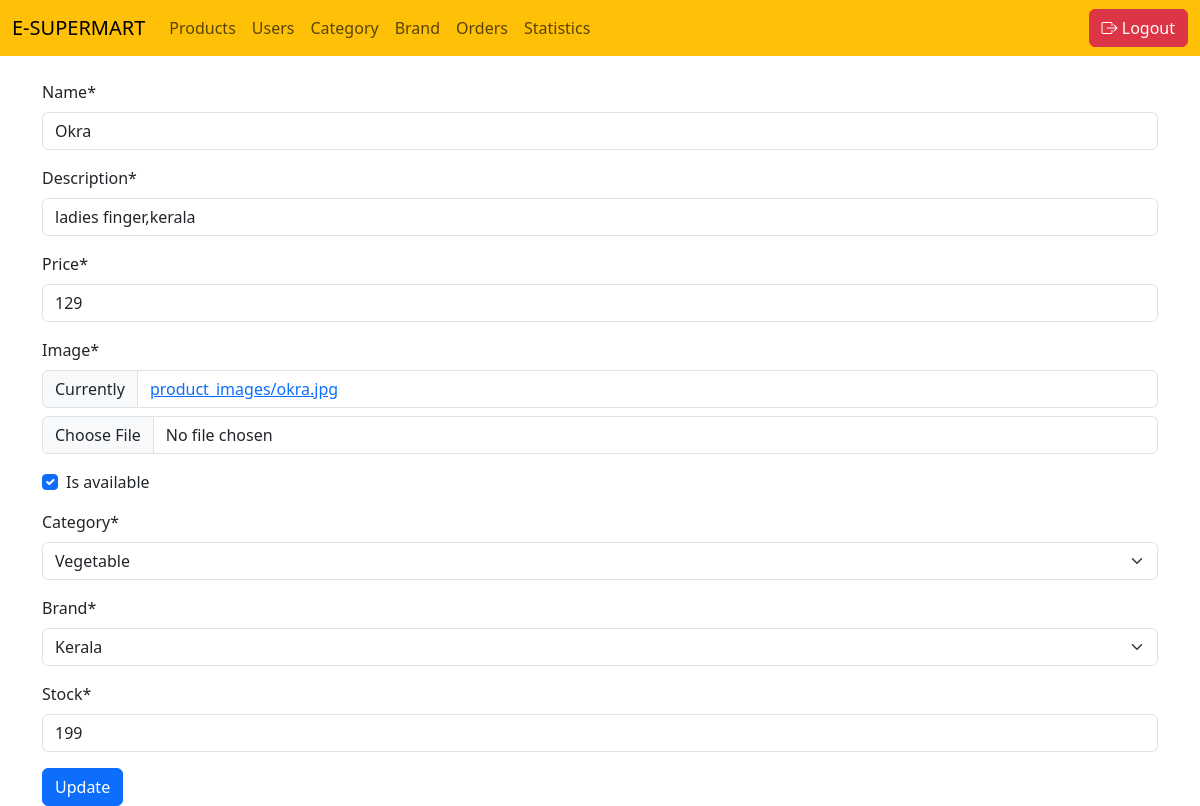
/adminpanel/edit_product/18 (signed in), run on an earlier commit of the app's database.
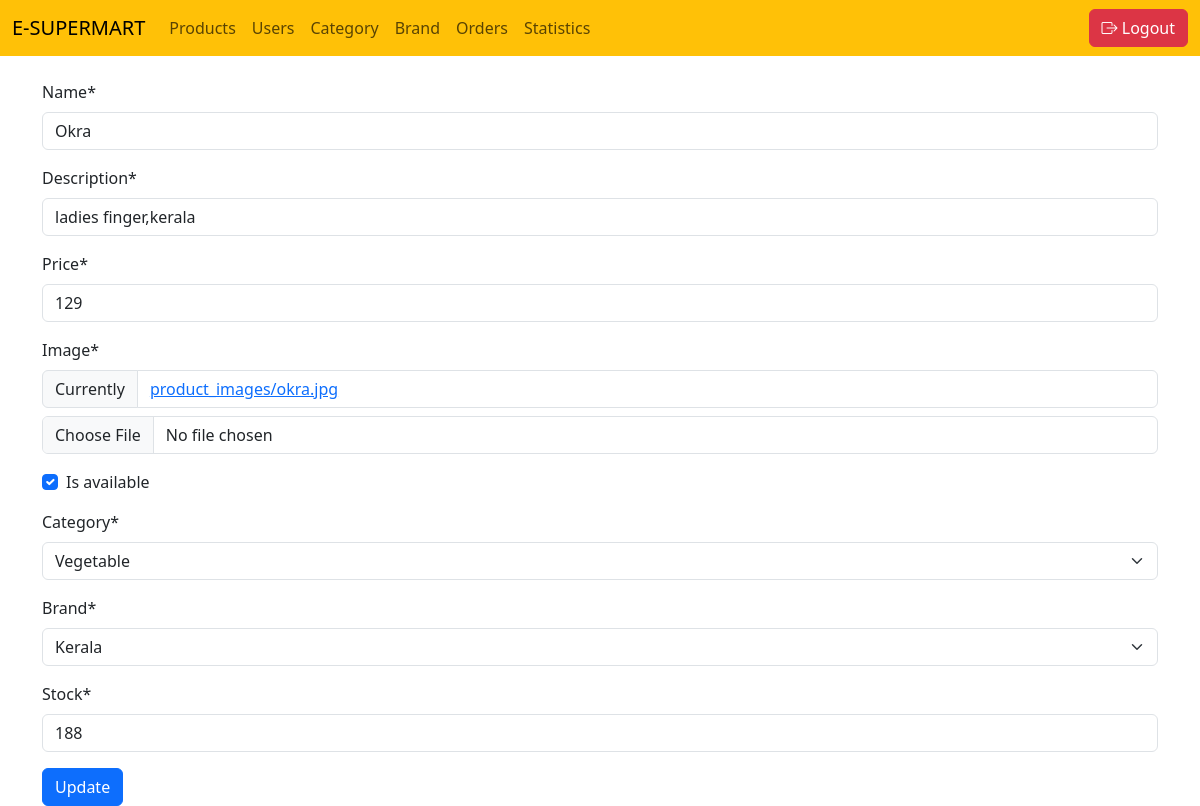
And on a later commit of the database.
### adminapp/models.py (models this page shows, shortened)
class Product(models.Model):
    name=models.CharField(max_length=50)
    description=models.CharField(max_length=100,null=False)
    price=models.IntegerField(null=False)
    image=models.ImageField(upload_to='product_images',null=False)
    is_available=models.BooleanField(default=True)
    category=models.ForeignKey(Category,on_delete=models.CASCADE,related_name='categories')
    brand=models.ForeignKey(Brand,on_delete=models.CASCADE,related_name='brands')
    created_at=models.DateTimeField(auto_now_add=True)
    stock=models.PositiveIntegerField(default=1)

class Category(models.Model):
    name=models.CharField(max_length=100)
    is_available=models.BooleanField(default=True)
    def __str__(self):
        return self.name

class Brand(models.Model):
    name=models.CharField(max_length=100)
    is_available=models.BooleanField(default=True)
    def __str__(self):
        return self.name

### adminapp/views.py (the view)
    @login_required
    def wrapper(request,*args,**kwargs):
        if not request.user.is_staff:
            return redirect('login_view')
        return fun(request,*args,**kwargs)

### adminapp/forms.py
class Product_form(ModelForm):
    class Meta:
        model=Product
        fields='__all__'

### adminapp/views.py (called while the page is built)
def admin_only(fun):
    @login_required
    def wrapper(request,*args,**kwargs):
        if not request.user.is_staff:
            return redirect('login_view')
        return fun(request,*args,**kwargs)
    return wrapper

@login_required
@admin_only
def admin_edit_product(request,id):
    edit=Product.objects.get(id=id)
    if request.method=='POST':
        edit_product=Product_form(request.POST,request.FILES,instance=edit)
        if edit_product.is_valid():
            edit_product.save()
            return redirect('all_products')
    else:
        edit_product=Product_form(instance=edit)
    return render(request,'admin_edit_product.html',{'form':edit_product})

### adminapp/templates/admin_edit_product.html (shortened to what this page needs)
{% extends "base_page.html" %}
{% load crispy_forms_tags %}
{% block content %}
<form method="POST" enctype="multipart/form-data">
    {{ form|crispy }}
    <button type="submit" class="btn btn-primary">Update</button>
</form>
{% endblock content %}

What changed in the data, as far as the page shows it:
changed Product "ladies finger,kerala": stock "199" → "188"
